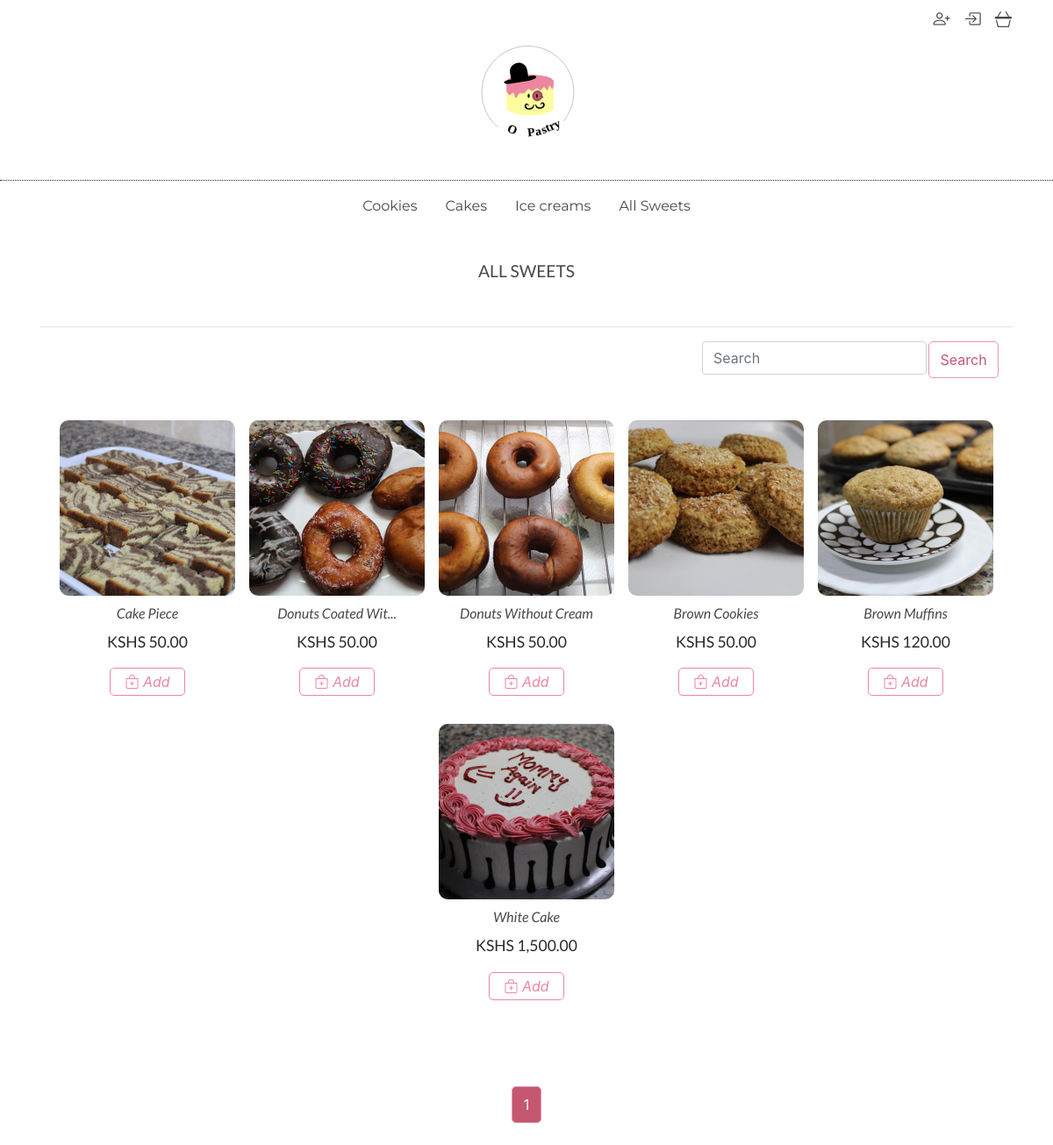
/store/, run on the app's committed database.
### seller/models.py (models this page shows, shortened)
class Item(models.Model):
    class Category:
        COOKIES = 'CO'
        CAKES = 'CA'
        ICE_CREAMS = 'I'
        ALL = 'ALL'
    CATEGORIES_CHOICES = [
        (Category.COOKIES, 'Cookies'),
        (Category.CAKES, 'Cakes'),
        (Category.ICE_CREAMS, 'Ice creams'),
        (Category.ALL, 'All Sweets'),
    ]
    SHORT_CATEGORY_TO_NAME = dict(CATEGORIES_CHOICES)
    title = models.CharField(max_length=50)
    price = models.FloatField("Price in KSHS", default="0.00", validators=[
                              MinValueValidator(0.0)])
    description = models.TextField(max_length=100, null=True, blank=True)
    category = models.CharField(
        max_length=3,
        choices=CATEGORIES_CHOICES,
        default=Category.ALL,
    )
    image = models.ImageField(upload_to='product_pics')
    date_posted = models.DateTimeField(default=timezone.now)
    quantity = models.IntegerField(default=0, validators=[
        MinValueValidator(0.0)])
    def __init__(self, *args, **kwargs):
        super().__init__(*args, **kwargs)
        self.assign_shorter_title()
        self.assign_category_full_name()
    def assign_shorter_title(self):
        if len(self.title) > 20:
            self.short_title = self.title[:17] + "..."
        else:
            self.short_title = self.title
    def assign_category_full_name(self):
        self.long_category = self.SHORT_CATEGORY_TO_NAME[self.category]

### store/views.py (the view, shortened to what this page needs)
# urls.py: path('store/', store_views.store, name="store"),
def store(request):
    form = BasketItemForm(1)
    context = _available_items_and_category_context(request)
    context['form'] = form
    context['all_categories'] = Item.CATEGORIES_CHOICES
    return render(request, 'store/store.html', context)

### store/forms.py (shortened to what this page needs)
class BasketItemForm(forms.ModelForm):
    class Meta:
        model = BasketItem
        fields = ['quantity']
    def __init__(self, max_quantity, *args, **kwargs):
        super().__init__(*args, **kwargs)
        self.max_quantity = max_quantity
        self.fields['quantity'].label = ""
        self.fields['quantity'].validators = [MinValueValidator(1)]
        self.fields['quantity'].widget.attrs['value'] = 1
        self.fields['quantity'].widget.attrs['min'] = 1
        self.fields['quantity'].widget.attrs['max'] = max_quantity

### seller/utils.py (called while the page is built, shortened)
def active_navbar_context_processor(request):
    context = {}
    if not request.user.is_staff:
        return context

### sir_cake/utils.py (called while the page is built)
def pagination(request, item_list, number_items_displayed):
    paginator = Paginator(item_list, number_items_displayed)
    page_number = request.GET.get('page')
    return paginator.get_page(page_number)

### store/utils.py (called while the page is built)
def anonymous_user_with_saved_session(request):
    return AnonymousUser.objects.get(session_id=request.session.session_key)

def user_has_items_in_basket_context_processor(request):
    return {'user_has_items_in_basket':
            get_preorder_or_none(request) is not None}

def get_preorder_or_none(request):
    try:
        if request.user.is_anonymous:
            return Order.objects.get(
                status=Order.Status.PREORDER,
                buyer_anon=anonymous_user_with_saved_session(request))
        else:
            return Order.objects.get(status=Order.Status.PREORDER,
                                     buyer=request.user)
    except ObjectDoesNotExist:
        return None

### store/templates/store/store.html (shortened to what this page needs)
{% extends 'users/base-user.html' %}
{% load humanize %}
{% block content %}
<form action="" method="get">
    <ul class="nav justify-content-center">
        {% for cat in all_categories%}
        <li class="nav-item mt-3">
            <a class="nav-item-text" href="{% url 'store' %}?category={{cat.0}}">{{cat.1}}</a>
        </li>
        {% endfor %}
    </ul>
</form>
<div class="container">
    <div class="category-title-container">{{category|upper}}</div>
    <hr>
    <div class="container mt-2 mb-2">
        <div class="row justify-content-md-end">
            <div class="col col-lg-4 ">
                {% include 'sir_cake/search-field.html'%}
            </div>
        </div>
    </div>
</div>
<div class="container products-grid mt-5">
    {% if items %}
    {% for item in items %}
    <div class="mb-3">
        <a href="{% url 'store_item_detail' item.pk %}" class="non-link a-hover">
            <img src="{{item.image.url}}" class="rounded-image" height="200px"></img>
            <p class="product-title-store">{{item.short_title|title}}</p>
            <p class="product-price-store">KSHS {{item.price | floatformat:2 | intcomma}}</p>
        </a>
        <form method="post">
            <button type="submit" class="shopping-bag-button mt-2" value="{{item.pk}}" name="item_pk">
                <i class="bi bi-bag-plus"> Add</i>
            </button>
        </form>
    </div>
    {% endfor %}
    {% else %}
    No items
    {% endif %}
</div>
{% include 'sir_cake/paginator.html'%}
{% endblock content %}

### sir_cake/static/sir_cake/style.css (style rules this page uses)
:root { --dismiss-red: rgb(247, 128, 128); --accept-green: rgb(148, 216, 148); --bright-pink: rgb(200, 9, 76); --dusty-pink: rgb(197, 87, 112); --semi-pink: rgb(235, 135, 159); --lighter-pink: rgb(225, 157, 172); --beige: rgb(240, 236, 235); --light-beige: rgba(243, 242, 240, 0.651); --gray-text: rgb(73, 72, 72); --border-color: rgba(183, 194, 198, 0.5); }
body { overflow-x: hidden; }
.non-link { text-decoration: none; }
.rounded-image { border-radius: 10px; }
.nav-item-text { padding: 1rem; color: var(--gray-text); font-family: 'Montserrat', sans-serif; }
.category-title-container { font-family: 'Lato', sans-serif; font-size: 1.2rem; text-align: center; color: var(--gray-text); margin: 3rem 0rem; }
.products-grid { display: flex; flex-wrap: wrap; justify-content: center; text-align: center; justify-items: center; gap: 1rem; }
.product-title-store { font-family: 'Lato', sans-serif; color: rgb(73, 73, 73); margin: 0.5rem; font-weight: 400; font-style: italic; }
.product-price-store { font-family: 'Lato', sans-serif; color: rgb(41, 41, 41); margin: 0.5rem; font-size: 1.1rem; }
.shopping-bag-button { padding: 0.2rem 1rem; border-radius: 5px; color: var(--semi-pink); border: 1px solid; border-color: var(--semi-pink); background-color: transparent; }

### data on the page
Item: image (picture), short_title "Cake Piece", price "50.00", {{ item.pk }} 10 (drawn)
Item: image (picture), short_title "Donuts Coated Wit...", price "50.00", {{ item.pk }} 7 (drawn)
Item: image (picture), short_title "Donuts Without Cream", price "50.00", {{ item.pk }} 6 (drawn)
Item: image (picture), short_title "Brown Cookies", price "50.00", {{ item.pk }} 4 (drawn)
Item: image (picture), short_title "Brown Muffins", price "120.00", {{ item.pk }} 3 (drawn)
Item: image (picture), short_title "White Cake", price "1,500.00", {{ item.pk }} 2 (drawn)

### other printed values
{{ cat.1 }} "Cookies" "Cakes" "Ice creams" "All Sweets"
{{ category|upper }} "ALL SWEETS"
{{ num }} "1"
